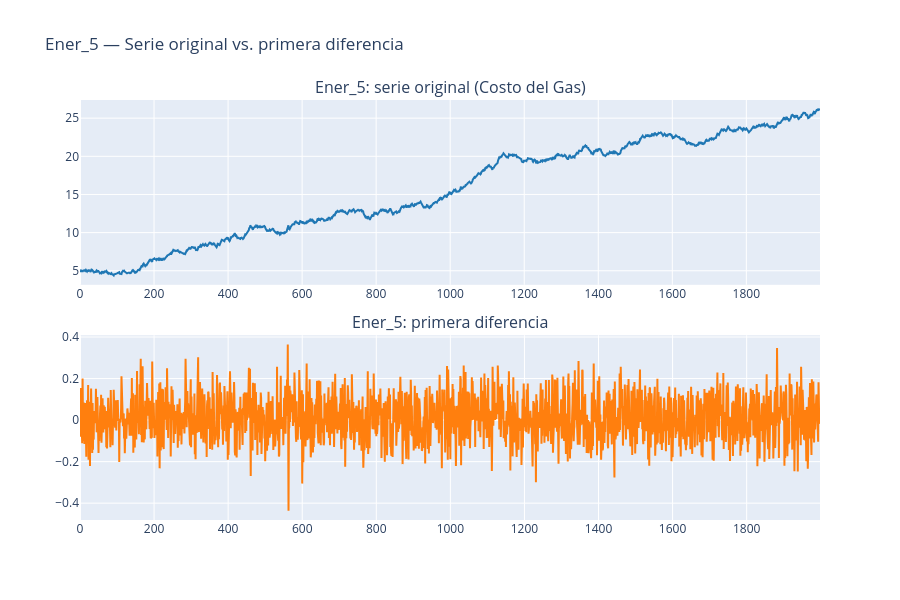

The code cell stored with this chart in its notebook:
### Markdown cell above
Para decidir entre ambos casos aplicamos un t-test de una muestra (`scipy.stats.ttest_1samp`) sobre la primera diferencia, con H0: media de la diferencia = 0. De paso, aplicamos también ADF sobre la diferencia para confirmar si con un solo grado de diferenciación se logra estacionariedad (I(1)).

### Code cell
serie_ener5 = ener["Ener_5"]
diff_ener5 = serie_ener5.diff().dropna()

fig_ener5 = make_subplots(
    rows=2,
    cols=1,
    subplot_titles=("Ener_5: serie original (Costo del Gas)", "Ener_5: primera diferencia"),
    vertical_spacing=0.12,
)
fig_ener5.add_trace(go.Scatter(y=serie_ener5, name="Ener_5", line=dict(color="#1f77b4")), row=1, col=1)
fig_ener5.add_trace(go.Scatter(y=diff_ener5, name="Diferencia", line=dict(color="#ff7f0e")), row=2, col=1)
fig_ener5.update_layout(height=600, title_text="Ener_5 — Serie original vs. primera diferencia", showlegend=False)
fig_ener5.show()

media_diff = diff_ener5.mean()
t_stat, p_value_ttest = stats.ttest_1samp(diff_ener5, popmean=0.0)
adf_diff_stat, adf_diff_p, *_ = adfuller(diff_ener5, autolag="AIC")

print(f"Media de la primera diferencia: {media_diff:.5f}")
print(f"t-test (H0: media = 0): t = {t_stat:.3f}, p-value = {p_value_ttest:.2e}")
print(f"ADF sobre la primera diferencia: estadistico = {adf_diff_stat:.3f}, p-value = {adf_diff_p:.2e}")

### Figure 1 — Plotly figure (JSON) as saved in the notebook; plotly's stock layout.template omitted (floating-point values rounded to 4 significant figures; data arrays with more than 128 entries replaced by an {"elided": "..."} marker saying what was removed)
{"data": [{"line": {"color": "#1f77b4"}, "name": "Ener_5", "type": "scatter", "xaxis": "x", "y": {"elided": "2000 float values"}, "yaxis": "y"}, {"line": {"color": "#ff7f0e"}, "name": "Diferencia", "type": "scatter", "xaxis": "x2", "y": {"elided": "1999 float values"}, "yaxis": "y2"}], "layout": {"annotations": [{"font": {"size": 16}, "showarrow": false, "text": "Ener_5: serie original (Costo del Gas)", "x": 0.5, "xanchor": "center", "xref": "paper", "y": 1, "yanchor": "bottom", "yref": "paper"}, {"font": {"size": 16}, "showarrow": false, "text": "Ener_5: primera diferencia", "x": 0.5, "xanchor": "center", "xref": "paper", "y": 0.44, "yanchor": "bottom", "yref": "paper"}], "height": 600, "showlegend": false, "title": {"text": "Ener_5 — Serie original vs. primera diferencia"}, "xaxis": {"anchor": "y", "domain": [0, 1]}, "xaxis2": {"anchor": "y2", "domain": [0, 1]}, "yaxis": {"anchor": "x", "domain": [0.56, 1]}, "yaxis2": {"anchor": "x2", "domain": [0, 0.44]}}}
